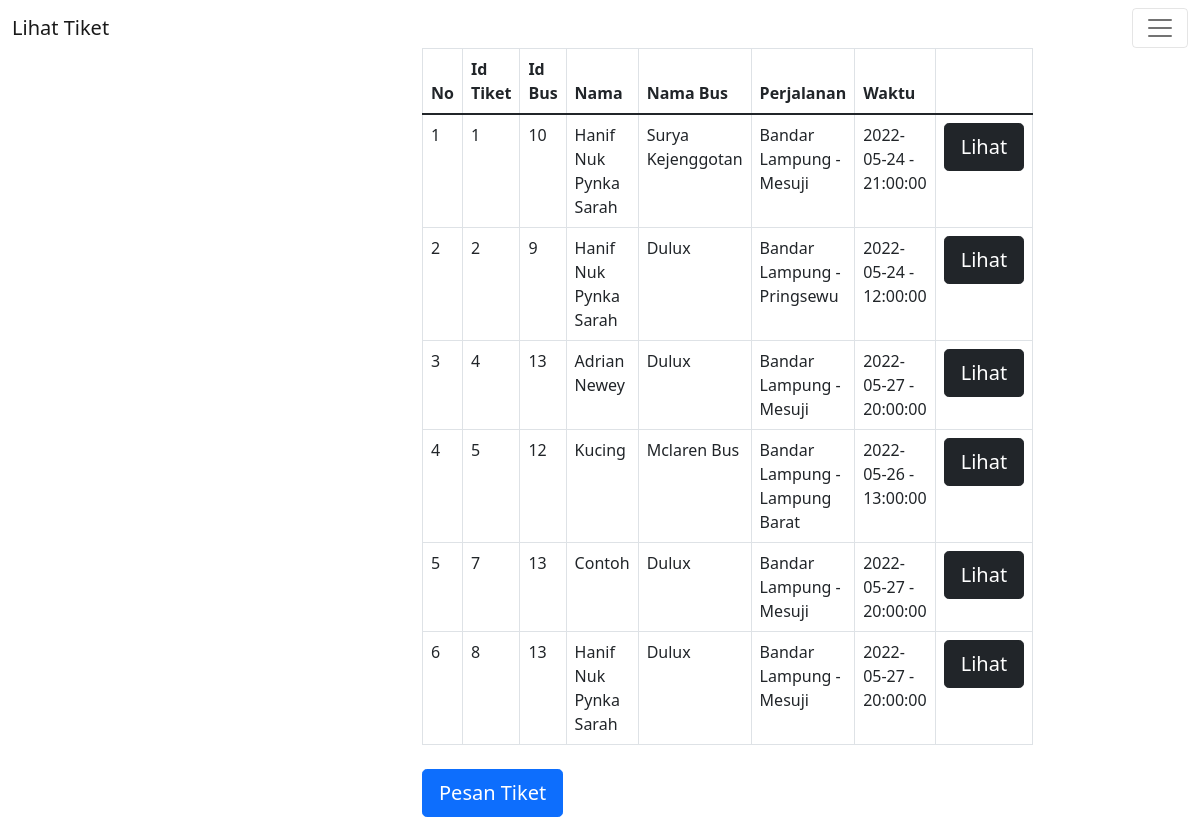
The page /sipetik/sipetik_pelanggan/lihat_tiket.php (signed in) on the database its author committed.
### tables this page shows
CREATE TABLE `tiket` (
  `id_tiket` int(11) NOT NULL,
  `id_bus` int(11) NOT NULL,
  `nama` varchar(1000) NOT NULL,
  `harga_tiket` int(11) NOT NULL,
  `id_akun` int(11) NOT NULL,
  `id_laporan` int(11) NOT NULL
);

CREATE TABLE `bus` (
  `id_bus` int(100) NOT NULL,
  `nama_bus` varchar(1000) NOT NULL,
  `id_tipe` int(11) NOT NULL,
  `id_supir` int(11) NOT NULL,
  `id_perjalanan` int(11) NOT NULL,
  `id_jadwal` int(11) NOT NULL
);

CREATE TABLE `perjalanan` (
  `id_perjalanan` int(11) NOT NULL,
  `kota_awal` varchar(1000) NOT NULL,
  `kota_akhir` varchar(1000) NOT NULL,
  `total_km` int(11) NOT NULL
);

CREATE TABLE `jadwal` (
  `id_jadwal` int(11) NOT NULL,
  `tanggal` date NOT NULL,
  `jam` time NOT NULL
);

### sipetik/sipetik_pelanggan/lihat_tiket.php (the view, shortened to what this page needs)
<?php
$akun =  $_SESSION['login'];
require 'function.php';
$data_tiket = mysqli_query($conn,"SELECT * FROM tiket,bus, tipe_bus,perjalanan,jadwal where bus.id_tipe = tipe_bus.id_tipe AND bus.id_perjalanan = perjalanan.id_perjalanan AND bus.id_jadwal = jadwal.id_jadwal AND tiket.id_bus = bus.id_bus AND tiket.id_akun = $akun");
?>
<!DOCTYPE html>
<html lang="en">
    <head>
        <link href="https://cdn.jsdelivr.net/npm/bootstrap@5.1.3/dist/css/bootstrap.min.css" rel="stylesheet">
        <link rel="stylesheet" href="edit.css">
      </head>
      <body>
<body>
    <nav class="navbar navbar-light fixed-top">
      <div class="container-fluid">
        <a class="navbar-brand" href="#">Lihat Tiket</a>
        <button class="navbar-toggler" type="button" data-bs-toggle="offcanvas" data-bs-target="#offcanvasNavbar" aria-controls="offcanvasNavbar">
          <span class="navbar-toggler-icon"></span>
        </button>
      </div>
    </nav>
    <section class="vh-100">
        <div class="container py-5 h-100">
          <div class="row d-flex align-items-center justify-content-center h-100">
            <div class="col-md-7 col-lg-5 col-xl-5 offset-xl-1">
            <table class="table table-bordered" id="dataTable" width="100%" cellspacing="0">
                <thead>
                    <tr>
                        <th>No </th>
                        <th>Id Tiket</th>
                        <th>Id Bus </th>
                        <th>Nama </th>
                        <th>Nama Bus </th>
                        <th>Perjalanan </th>
                        <th>Waktu </th>
                        <th> </th>
                    </tr>
                </thead>
                <tbody>
                    <?php
                    $no = 1;
                    foreach ($data_tiket as $ambil) : ?>
                        <tr>
                            <td>
                                <?= $no++; ?>
                            </td>
                            <td>
                                <?= $ambil['id_tiket'] ?>
                            </td>
                            <td>
                                <?= $ambil['id_bus'] ?>
                            </td>
                            <td>
                                <?= $ambil['nama'] ?>
                            </td>
                            <td>
                                <?= $ambil['nama_bus'] ?>
                            </td>
                            <td>
                                <?= $ambil['kota_awal'] ?>
                                <?php echo " - " ?>
                                <?= $ambil['kota_akhir'] ?>
                            </td>
                            <td>
                                <?= $ambil['tanggal'] ?>
                                <?php echo " - " ?>
                                <?= $ambil['jam'] ?>
                            </td>
                            <td>
                            <a class="btn btn-dark btn-lg" href="cetak.php?id=<?=$ambil["id_tiket"];?>" onclick="return confirm('Apakah Melihat Tiket ini ?')">Lihat</a>
                            </td>
                        </tr>
                        <?php endforeach; ?>
                </tbody>
            </table>
              <a name="pesan" id="pesan" href="beli_tiket.php" class="btn btn-primary btn-lg btn-block">Pesan Tiket</a>
            </div>
          </div>
        </div>
      </section>
</body>
</html>

### rows shown on the page
tiket: id_tiket "1", id_bus.id_bus "10", nama "Hanif Nuk Pynka Sarah", id_bus.nama_bus "Surya Kejenggotan", perjalanan.kota_awal "Bandar Lampung", perjalanan.kota_akhir "Mesuji", jadwal.tanggal "2022-05-24", jadwal.jam "21:00:00"
tiket: id_tiket "2", id_bus.id_bus "9", nama "Hanif Nuk Pynka Sarah", id_bus.nama_bus "Dulux", perjalanan.kota_awal "Bandar Lampung", perjalanan.kota_akhir "Pringsewu", jadwal.tanggal "2022-05-24", jadwal.jam "12:00:00"
tiket: id_tiket "4", id_bus.id_bus "13", nama "Adrian Newey", id_bus.nama_bus "Dulux", perjalanan.kota_awal "Bandar Lampung", perjalanan.kota_akhir "Mesuji", jadwal.tanggal "2022-05-27", jadwal.jam "20:00:00"
tiket: id_tiket "5", id_bus.id_bus "12", nama "Kucing", id_bus.nama_bus "Mclaren Bus", perjalanan.kota_awal "Bandar Lampung", perjalanan.kota_akhir "Lampung Barat", jadwal.tanggal "2022-05-26", jadwal.jam "13:00:00"
tiket: id_tiket "7", id_bus.id_bus "13", nama "Contoh", id_bus.nama_bus "Dulux", perjalanan.kota_awal "Bandar Lampung", perjalanan.kota_akhir "Mesuji", jadwal.tanggal "2022-05-27", jadwal.jam "20:00:00"
tiket: id_tiket "8", id_bus.id_bus "13", nama "Hanif Nuk Pynka Sarah", id_bus.nama_bus "Dulux", perjalanan.kota_awal "Bandar Lampung", perjalanan.kota_akhir "Mesuji", jadwal.tanggal "2022-05-27", jadwal.jam "20:00:00"
